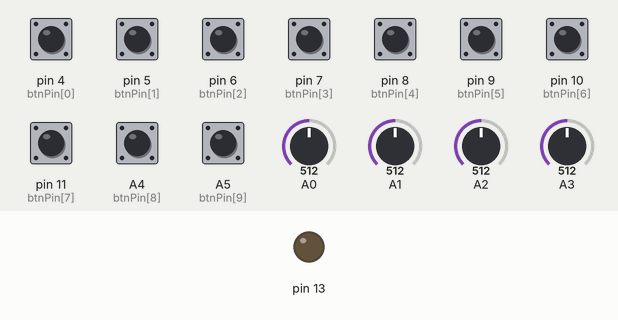
Recording of a sketch running on a simulated Arduino Nano, built with avr-gcc and run on an emulated ATmega328P. On the bench: output pins drawn as LEDs (lit = HIGH). Inputs (shaded band) come from the test bench; at power-on: A4 (btnPin[8]), A5 (btnPin[9]), pin 4 (btnPin[0]), pin 5 (btnPin[1]), pin 6 (btnPin[2]), pin 7 (btnPin[3]), pin 8 (btnPin[4]), pin 9 (btnPin[5]), pin 10 (btnPin[6]), pin 11 (btnPin[7]) HIGH, A0 = 512, A1 = 512, A2 = 512, A3 = 512.

Above: at 1.2 s.
1.3 s: pin 4 (btnPin[0]) pulled LOW for 0.15 s
At 1.4 s:
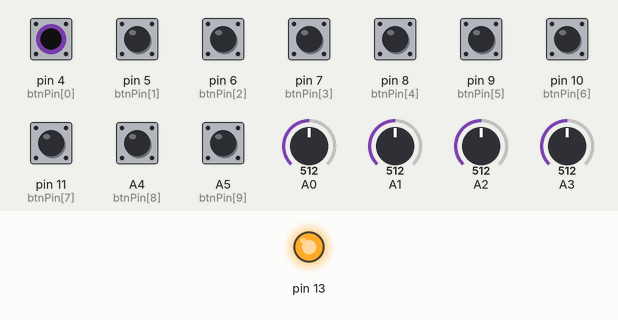
Timing chart, 0 to 4.3 s (numbered marks = the images above; inputs shaded):
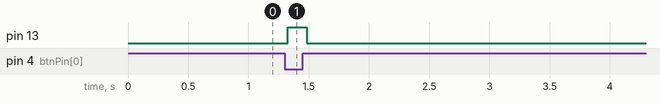

Measured:
- after the input at 1.3 s, pin 13: LOW → HIGH at once, → LOW 0.16 s later

The sketch:

remote.ino
```cpp
// Remote for TR and DR (Arduino Nano)
// two joysticks, 8 buttons and a HC-05 paired with the robot
// sends "lx,ly,rx,ry,buttons" every 40 ms

#include <SoftwareSerial.h>

SoftwareSerial bt(2, 3);  // RX, TX (HC-05 RX through a divider)

int btnPin[10] = {4, 5, 6, 7, 8, 9, 10, 11, A4, A5};  // B1 to B8, left click, right click

int readStick(int pin) {
  int v = map(analogRead(pin), 0, 1023, -255, 255);
  if (abs(v) < 25) v = 0;  // dead zone in the middle
  return v;
}

void setup() {
  for (int i = 0; i < 10; i++) {
    pinMode(btnPin[i], INPUT_PULLUP);
  }
  pinMode(13, OUTPUT);
  bt.begin(9600);
}

void loop() {
  int lx = readStick(A0);
  int ly = -readStick(A1);  // Y is upside down on these joysticks
  int rx = readStick(A2);
  int ry = -readStick(A3);

  int buttons = 0;
  for (int i = 0; i < 10; i++) {
    if (digitalRead(btnPin[i]) == LOW) bitSet(buttons, i);
  }

  bt.print(lx);
  bt.print(",");
  bt.print(ly);
  bt.print(",");
  bt.print(rx);
  bt.print(",");
  bt.print(ry);
  bt.print(",");
  bt.println(buttons);

  // led on when any button is pressed
  if (buttons > 0) digitalWrite(13, HIGH);
  else digitalWrite(13, LOW);

  delay(40);
}
```
